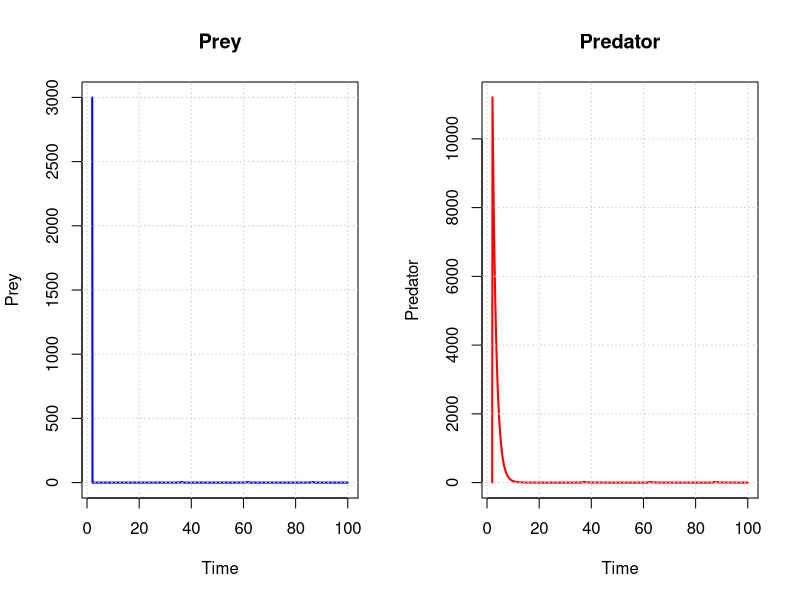

The R source for this figure:
#lotka Volterra predator prey model

#first create function, containing the derivative equations
pred_prey <- function(t, x, pars){
  N <- x[1]
  P <- x[2]
  r = pars[1]
  C = pars[2]
  B = pars[3]
  d = pars[4]
  
  dprey = r * N - C * P * N
  dpredator = B * P * N - d * P
  list(c(dprey, dpredator))
}

#r = growth rate of prey pop
#N = starting population of prey
#C = attack rate of predator
#P = starting population of predator
#B = birth rate of predator
#d = death rate of predator

#Use the package deSolve to enable the use of ODE solvers to fit parameters
library(deSolve)

  t = seq(from=2, to=100, by=0.1) #time interval
  x<-c(3000, 2)
  #init = c(0.4, 0.2) #inital values
  r = log(3.47) #remember that r=ln(lambda)
  d = 0.7 #quick number pulled from a google search
  C = 1
  B = 4 #average number of chicks per nest box 
  pars = c(r, C, B, d)
  predprey_output <- ode(x, t, pred_prey, pars)
  par(mfrow=c(1,2))
  plot(predprey_output[,'time'], predprey_output[,2], col="blue", lwd=2,xlab="Time", ylab="Prey", main="Prey", type="l")
  grid()
  plot(predprey_output[,'time'], predprey_output[,3], col="red", lwd=2,xlab="Time", ylab="Predator", main="Predator",type="l")
  grid()
  
  
